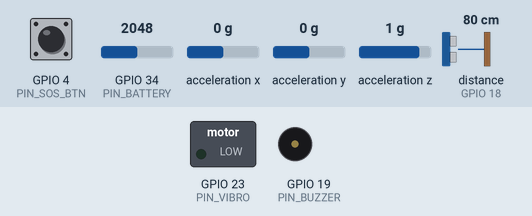
This sketch was run on a simulated ESP32. Shown: switched loads named in the sketch (green lamp = pin HIGH), buzzer (waves = sounding, pin HIGH). Wiring (inferred from the names in the program): ultrasonic range finder: trigger GPIO 5; echo GPIO 18; MPU-6050 motion sensor at I2C address 0x68. The inputs (shaded band) are chosen by the test bench; at power-on: distance to the obstacle (sensor on GPIO 18) 80 cm, GPIO 4 (PIN_SOS_BTN) HIGH, GPIO 34 (PIN_BATTERY) = 2048, acceleration x 0 g, acceleration y 0 g, acceleration z 1 g. The echo pulse lasts 58.3 µs per cm; pins used as bus, display or sensor lines are not drawn; what the sketch prints to the serial monitor is not drawn.

Above: at 2.4 s.
2.5 s: distance to the obstacle (sensor on GPIO 18) set to 98 cm
11.5 s: distance to the obstacle (sensor on GPIO 18) set to 103 cm
At 13.3 s:
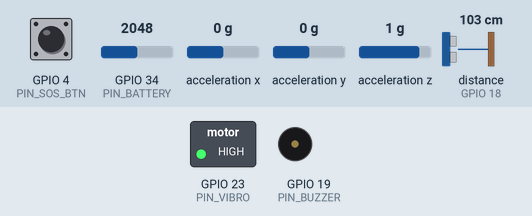
15.2 s: GPIO 4 (PIN_SOS_BTN) pulled LOW for 0.15 s
At 15.37 s:
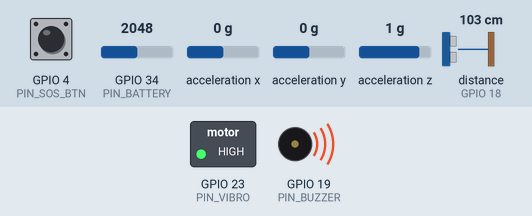
Timing chart, 0 to 24.7 s (numbered marks = the images above; inputs shaded):
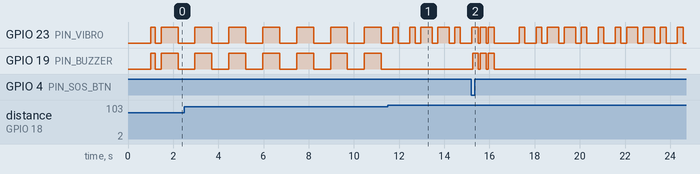

The sketch:

esp32_smart_stick.ino
```cpp
/*
  =============================================================================
  🦯 SMART BLIND STICK - ESP32 FIRMWARE
  AI-Powered Assistive Mobility System Using IoT, Sensors, GPS & Computer Vision
  =============================================================================

  Target Microcontroller: ESP32 DevKit V1 (30-pin or 38-pin)
  Arduino IDE Board: "DOIT ESP32 DEVKIT V1" or "ESP32 Dev Module"

  HARDWARE PINOUT & CONNECTIONS:
  -----------------------------------------------------------------------------
  Component          ESP32 Pin     Notes
  -----------------------------------------------------------------------------
  HC-SR04 TRIG       GPIO 5        Ultrasonic trigger pulse (Output)
  HC-SR04 ECHO       GPIO 18       Ultrasonic echo pulse (Input, 3.3V safe)
  MPU-6050 SDA       GPIO 21       I2C Data line
  MPU-6050 SCL       GPIO 22       I2C Clock line
  NEO-6M GPS TX      GPIO 16       Serial2 RX (ESP32 receives NMEA sentences)
  NEO-6M GPS RX      GPIO 17       Serial2 TX (ESP32 transmits configuration)
  SOS Pushbutton     GPIO 4        Momentary switch to GND (INPUT_PULLUP)
  Active Buzzer      GPIO 19       Piezo buzzer (Output, PWM / digital)
  Vibration Motor    GPIO 23       NPN transistor/MOSFET gate driving motor
  Battery Voltage    GPIO 34       Analog ADC through 2:1 voltage divider
  Power (VCC)        5V / VIN      5V rail (from Li-ion boost converter)
  Ground (GND)       GND           Common Ground
  -----------------------------------------------------------------------------

  COMMUNICATION MODES:
  1. WiFi Direct HTTP: Posts telemetry directly to FastAPI backend over LAN.
  2. USB Serial Bridge: Outputs JSON packets on Serial (115200 baud) for
     scripts/serial_hardware_bridge.py when connected via USB cable.
*/

#include <WiFi.h>
#include <WiFiClientSecure.h>
#include <HTTPClient.h>
#include <Wire.h>
#include <HardwareSerial.h>

// =============================================================================
// CONFIGURATION & CREDENTIALS
// =============================================================================
// Connect to any internet-enabled network:
// 1. Mobile Hotspot: configure phone's Personal Hotspot SSID & password
// 2. Home / Office Wi-Fi: configure router credentials
const char* WIFI_SSID     = "YOUR_WIFI_SSID";         // Replace with your WiFi or phone hotspot SSID
const char* WIFI_PASSWORD = "YOUR_WIFI_PASSWORD";     // Replace with your WiFi or phone hotspot Password

// Cloud Backend URL: Use public HTTPS cloud URL or local development server
const char* BACKEND_BASE_URL = "https://smart-blind-stick-chzz.onrender.com";
const char* DEVICE_ID        = "STICK_001";
const char* DEVICE_API_KEY   = "";                    // Optional API key issued during registration

// Pin Assignments
const int PIN_TRIG      = 5;
const int PIN_ECHO      = 18;
const int PIN_SOS_BTN   = 4;
const int PIN_BUZZER    = 19;
const int PIN_VIBRO     = 23;
const int PIN_BATTERY   = 34;
const int PIN_GPS_RX    = 16;
const int PIN_GPS_TX    = 17;

// Hardware Serial 2 for GPS
HardwareSerial GPS_Serial(2);

// Timing variables
unsigned long lastCheckinTime = 0;
const unsigned long CHECKIN_INTERVAL_MS = 5000;

unsigned long lastSensorTime = 0;
const unsigned long SENSOR_INTERVAL_MS = 250;

// SOS button debouncing
int lastButtonState = HIGH;
unsigned long lastDebounceTime = 0;
const unsigned long DEBOUNCE_DELAY_MS = 50;

// MPU-6050 I2C Address
const int MPU_ADDR = 0x68;

// Fall Detection Constants
const float FALL_IMPACT_THRESHOLD_G = 2.4;
const float FALL_TILT_THRESHOLD_DEG = 40.0;

// =============================================================================
// HARDWARE INITIALIZATION
// =============================================================================
void setup() {
  Serial.begin(115200);
  delay(1000);
  Serial.println("\n[STICK] Initializing Smart Blind Stick Hardware...");

  // Actuator pins
  pinMode(PIN_BUZZER, OUTPUT);
  pinMode(PIN_VIBRO, OUTPUT);
  digitalWrite(PIN_BUZZER, LOW);
  digitalWrite(PIN_VIBRO, LOW);

  // Ultrasonic pins
  pinMode(PIN_TRIG, OUTPUT);
  pinMode(PIN_ECHO, INPUT);

  // SOS button with internal pullup
  pinMode(PIN_SOS_BTN, INPUT_PULLUP);

  // Battery ADC
  pinMode(PIN_BATTERY, INPUT);

  // Initialize I2C for MPU-6050
  Wire.begin(21, 22);
  initMPU6050();

  // Initialize GPS Serial (9600 baud default for NEO-6M)
  GPS_Serial.begin(9600, SERIAL_8N1, PIN_GPS_RX, PIN_GPS_TX);

  // Welcome chirp
  playChirp(200);

  // Connect to WiFi (optional - stick still operates via USB Serial if WiFi fails)
  connectWiFi();

  Serial.println("[STICK] Hardware initialization complete. System online.");
}

// =============================================================================
// MAIN EVENT LOOP
// =============================================================================
void loop() {
  unsigned long now = millis();

  // 1. Monitor Hardware SOS Button
  checkSOSButton();

  // 2. High-Frequency Sensor & Fall Detection Check
  if (now - lastSensorTime >= SENSOR_INTERVAL_MS) {
    lastSensorTime = now;
    readUltrasonicDistance();
    checkFallDetection();
  }

  // 3. Periodic GPS & Telemetry Check-in
  if (now - lastCheckinTime >= CHECKIN_INTERVAL_MS) {
    lastCheckinTime = now;
    sendPeriodicCheckin();
  }

  // 4. Listen for Incoming Serial Feedback from PC Bridge
  readSerialFeedback();
}

// =============================================================================
// SENSOR FUNCTIONS
// =============================================================================
void initMPU6050() {
  Wire.beginTransmission(MPU_ADDR);
  Wire.write(0x6B); // PWR_MGMT_1 register
  Wire.write(0);    // Wake up MPU-6050
  if (Wire.endTransmission() == 0) {
    Serial.println("[STICK] MPU-6050 IMU initialized.");
  } else {
    Serial.println("[STICK] Warning: MPU-6050 not responding on I2C (Check wiring SDA=21, SCL=22).");
  }
}

float measureUltrasonicCM() {
  digitalWrite(PIN_TRIG, LOW);
  delayMicroseconds(2);
  digitalWrite(PIN_TRIG, HIGH);
  delayMicroseconds(10);
  digitalWrite(PIN_TRIG, LOW);

  long duration = pulseIn(PIN_ECHO, HIGH, 30000); // 30ms timeout (~5m max)
  if (duration == 0) return 300.0; // Clear path / timeout
  float distance = (duration * 0.0343) / 2.0;
  return distance;
}

void readUltrasonicDistance() {
  float distanceCm = measureUltrasonicCM();

  // Local Haptic & Audio Feedback based on proximity
  if (distanceCm < 40.0 && distanceCm > 0) {
    // Critical Proximity (< 40cm): Continuous vibration + continuous alarm
    digitalWrite(PIN_VIBRO, HIGH);
    digitalWrite(PIN_BUZZER, HIGH);
  } else if (distanceCm < 100.0 && distanceCm >= 40.0) {
    // High Risk (40cm - 1m): Fast pulsing
    digitalWrite(PIN_VIBRO, (millis() / 150) % 2);
    digitalWrite(PIN_BUZZER, (millis() / 150) % 2);
  } else if (distanceCm < 180.0 && distanceCm >= 100.0) {
    // Medium Risk (1m - 1.8m): Gentle pulse
    digitalWrite(PIN_VIBRO, (millis() / 350) % 2);
    digitalWrite(PIN_BUZZER, LOW);
  } else {
    // Clear Path
    digitalWrite(PIN_VIBRO, LOW);
    digitalWrite(PIN_BUZZER, LOW);
  }

  // If obstacle is within detection range, output packet
  if (distanceCm < 180.0) {
    String json = "{\"type\":\"sensor\",\"device_id\":\"" + String(DEVICE_ID) +
                  "\",\"ultrasonic_cm\":" + String(distanceCm, 1) + "}";
    Serial.println(json);

    // Send HTTP if connected
    if (WiFi.status() == WL_CONNECTED) {
      postHTTP("/api/sensors/data", json);
    }
  }
}

void checkFallDetection() {
  Wire.beginTransmission(MPU_ADDR);
  Wire.write(0x3B); // Accel data register
  if (Wire.endTransmission(false) != 0) return;

  Wire.requestFrom(MPU_ADDR, 6, true);
  if (Wire.available() < 6) return;

  int16_t rawX = Wire.read() << 8 | Wire.read();
  int16_t rawY = Wire.read() << 8 | Wire.read();
  int16_t rawZ = Wire.read() << 8 | Wire.read();

  // Convert raw values to g's (standard sensitivity 16384 LSB/g)
  float ax = rawX / 16384.0;
  float ay = rawY / 16384.0;
  float az = rawZ / 16384.0;

  // Signal Vector Magnitude (SVM)
  float svm = sqrt(ax * ax + ay * ay + az * az);

  // Compute stick tilt angle from vertical (Z-axis)
  float tiltDeg = 0.0;
  if (svm > 0.01) {
    float cosTheta = az / svm;
    if (cosTheta > 1.0) cosTheta = 1.0;
    if (cosTheta < -1.0) cosTheta = -1.0;
    tiltDeg = acos(cosTheta) * (180.0 / 3.14159265);
  }

  // Evaluate multi-condition fall criteria
  if (svm >= FALL_IMPACT_THRESHOLD_G && tiltDeg >= FALL_TILT_THRESHOLD_DEG) {
    Serial.println("[STICK] 💥 POTENTIAL FALL DETECTED! SVM=" + String(svm, 2) + "g, Tilt=" + String(tiltDeg, 1) + "°");
    playFallWarningPattern();

    String json = "{\"type\":\"fall\",\"device_id\":\"" + String(DEVICE_ID) +
                  "\",\"accel_magnitude\":" + String(svm, 2) +
                  ",\"tilt_angle_degrees\":" + String(tiltDeg, 1) +
                  ",\"free_fall_detected\":true,\"immobility_detected\":true}";
    Serial.println(json);

    if (WiFi.status() == WL_CONNECTED) {
      postHTTP("/api/emergency/fall/detect", json);
    }
  }
}

// =============================================================================
// SOS BUTTON & EMERGENCY
// =============================================================================
void checkSOSButton() {
  int reading = digitalRead(PIN_SOS_BTN);
  if (reading != lastButtonState) {
    lastDebounceTime = millis();
  }

  if ((millis() - lastDebounceTime) > DEBOUNCE_DELAY_MS) {
    if (reading == LOW) { // Button pressed (active low)
      Serial.println("[STICK] 🚨 PHYSICAL SOS BUTTON PRESSED!");
      playSOSAlarm();

      String json = "{\"type\":\"sos\",\"device_id\":\"" + String(DEVICE_ID) +
                    "\",\"reason\":\"Hardware momentary push button activated on stick handle\"}";
      Serial.println(json);

      if (WiFi.status() == WL_CONNECTED) {
        postHTTP("/api/emergency/sos/manual", json);
      }
      delay(500); // debounce lockout
    }
  }
  lastButtonState = reading;
}

// =============================================================================
// BATTERY & GPS TELEMETRY
// =============================================================================
float readBatteryPercentage() {
  int raw = analogRead(PIN_BATTERY);
  // ADC reading with 2:1 voltage divider (0 - 4095 corresponds to 0 - 6.6V battery)
  float voltage = (raw / 4095.0) * 3.3 * 2.0;
  // Map 3.3V (0%) to 4.2V (100%) for 1S Li-Ion cell
  float percent = ((voltage - 3.3) / (4.2 - 3.3)) * 100.0;
  if (percent > 100.0) percent = 100.0;
  if (percent < 0.0) percent = 0.0;
  return percent;
}

void sendPeriodicCheckin() {
  float battery = readBatteryPercentage();
  // Default coordinates (updated when GPS has valid lock)
  float lat = 12.9716;
  float lon = 77.5946;

  String json = "{\"type\":\"checkin\",\"device_id\":\"" + String(DEVICE_ID) +
                "\",\"battery\":" + String(battery, 1) +
                ",\"latitude\":" + String(lat, 6) +
                ",\"longitude\":" + String(lon, 6) +
                ",\"status\":\"active\",\"gps_available\":true}";
  Serial.println(json);

  if (WiFi.status() == WL_CONNECTED) {
    postHTTP("/api/device/data", json);
  }
}

// =============================================================================
// AUDIO & HAPTIC PATTERNS
// =============================================================================
void playChirp(int ms) {
  digitalWrite(PIN_BUZZER, HIGH);
  digitalWrite(PIN_VIBRO, HIGH);
  delay(ms);
  digitalWrite(PIN_BUZZER, LOW);
  digitalWrite(PIN_VIBRO, LOW);
}

void playSOSAlarm() {
  for (int i = 0; i < 3; i++) {
    digitalWrite(PIN_BUZZER, HIGH);
    digitalWrite(PIN_VIBRO, HIGH);
    delay(250);
    digitalWrite(PIN_BUZZER, LOW);
    digitalWrite(PIN_VIBRO, LOW);
    delay(100);
  }
}

void playFallWarningPattern() {
  for (int i = 0; i < 4; i++) {
    digitalWrite(PIN_BUZZER, HIGH);
    delay(80);
    digitalWrite(PIN_BUZZER, LOW);
    delay(80);
  }
}

// =============================================================================
// SERIAL FEEDBACK & WIFI
// =============================================================================
void readSerialFeedback() {
  if (Serial.available()) {
    String line = Serial.readStringUntil('\n');
    line.trim();
    if (line.indexOf("\"vibe\":\"continuous\"") >= 0 || line.indexOf("\"buzz\":\"alarm\"") >= 0) {
      playSOSAlarm();
    } else if (line.indexOf("\"vibe\":\"pulse_fast\"") >= 0) {
      playChirp(150);
    }
  }
}

void connectWiFi() {
  if (String(WIFI_SSID) == "YOUR_WIFI_SSID") {
    Serial.println("[STICK] WiFi SSID not configured. Operating in USB Serial Bridge mode.");
    return;
  }
  Serial.print("[STICK] Connecting to WiFi: ");
  Serial.println(WIFI_SSID);
  WiFi.begin(WIFI_SSID, WIFI_PASSWORD);

  int attempts = 0;
  while (WiFi.status() != WL_CONNECTED && attempts < 15) {
    delay(500);
    Serial.print(".");
    attempts++;
  }

  if (WiFi.status() == WL_CONNECTED) {
    Serial.println("\n[STICK] WiFi Connected! IP Address: " + WiFi.localIP().toString());
  } else {
    Serial.println("\n[STICK] WiFi connection timed out. Falling back to USB Serial Bridge mode.");
  }
}

void postHTTP(const char* endpoint, const String& jsonPayload) {
  String fullUrl = String(BACKEND_BASE_URL) + String(endpoint);

  if (fullUrl.startsWith("https://")) {
    WiFiClientSecure secureClient;
    secureClient.setInsecure(); // Allows standard cloud TLS connection without hardcoding CA expiration
    HTTPClient http;
    http.begin(secureClient, fullUrl);
    http.addHeader("Content-Type", "application/json");
    http.addHeader("X-Device-Id", DEVICE_ID);
    if (strlen(DEVICE_API_KEY) > 0) {
      http.addHeader("X-API-Key", DEVICE_API_KEY);
    }
    int httpCode = http.POST(jsonPayload);
    http.end();
  } else {
    HTTPClient http;
    http.begin(fullUrl);
    http.addHeader("Content-Type", "application/json");
    http.addHeader("X-Device-Id", DEVICE_ID);
    if (strlen(DEVICE_API_KEY) > 0) {
      http.addHeader("X-API-Key", DEVICE_API_KEY);
    }
    int httpCode = http.POST(jsonPayload);
    http.end();
  }
}
```

Measured:
- the behaviour switches between 100 and 101 cm on distance to the obstacle (sensor on GPIO 18) (found by bisection; images 0 and 1)
- after the input at 11.5 s, GPIO 19 (PIN_BUZZER): stops changing and stays LOW
- after the input at 15.2 s, GPIO 19 (PIN_BUZZER): alternates HIGH for 0.25 s and LOW for 0.10 s, 6 changes in all, then stays LOW, starting after 0.05 s
- by itself, GPIO 19 (PIN_BUZZER): alternates HIGH for 0.75 s and LOW for 0.75 s
